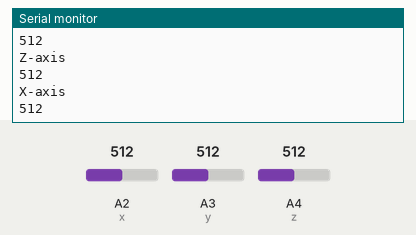
Bench run of a sketch on a simulated Arduino Uno, built with avr-gcc and run on an emulated ATmega328P. Parts: the last lines printed to the serial monitor. The inputs (shaded band) are chosen by the test bench; at power-on: A2 (x) = 512, A3 (y) = 512, A4 (z) = 512.

Above: at 3.8 s.
3.9 s: A2 (x) set to 716
At 4.4 s:
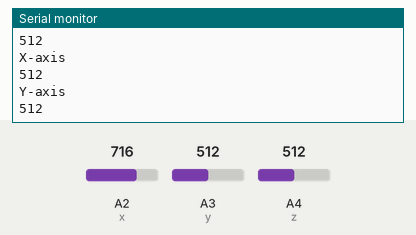
7.8 s: A3 (y) set to 306
At 8.7 s:
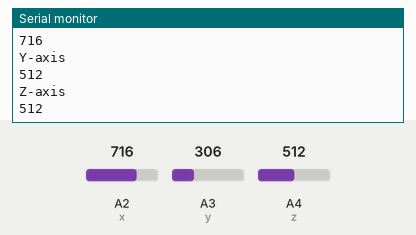
11.7 s: A4 (z) set to 900
At 12.8 s:
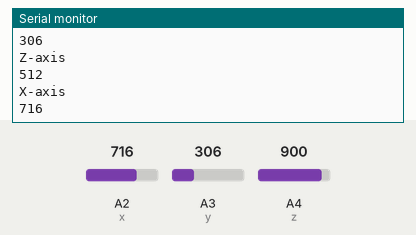
15.6 s: A4 (z) set to 1023
At 16.8 s:
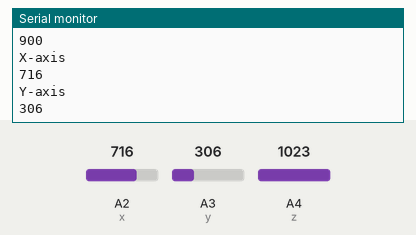
19.5 s: A3 (y) set to 122
At 20.4 s:
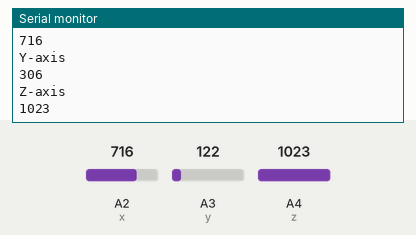
23.4 s: A2 (x) set to 511
At 24.7 s:
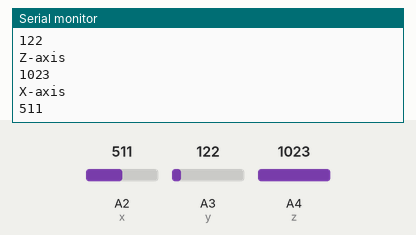
Timing chart, 0 to 26.4 s (numbered marks = the images above; inputs shaded):
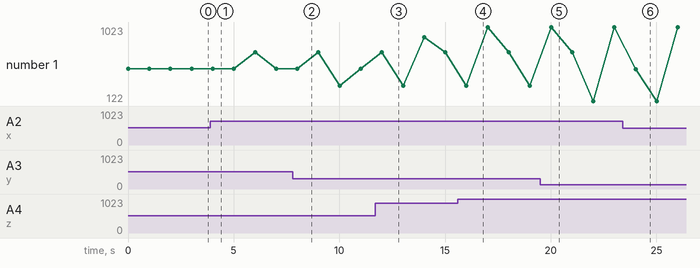

The sketch:

Accelarometer.ino
```cpp
#define x 2
#define y 3
#define z 4
int a;
int b;
int c;
void setup() {
  // put your setup code here, to run once:
  pinMode(x,INPUT);
  pinMode(y,INPUT);
  pinMode(z,INPUT);
  Serial.begin(9600);

}

void loop() {
  // put your main code here, to run repeatedly:
  Serial.println("X-axis");
  a = analogRead(x);
  Serial.println(a);
  delay(1000);
  Serial.println("Y-axis");
  b = analogRead(y);
  Serial.println(b);
  delay(1000);
  Serial.println("Z-axis");
  c = analogRead(z);
  Serial.println(c);
  delay(1000);


}
```

Measured:
- after the input at 23.4 s, the serial monitor: prints a new line after 0.62 s (image 6)
